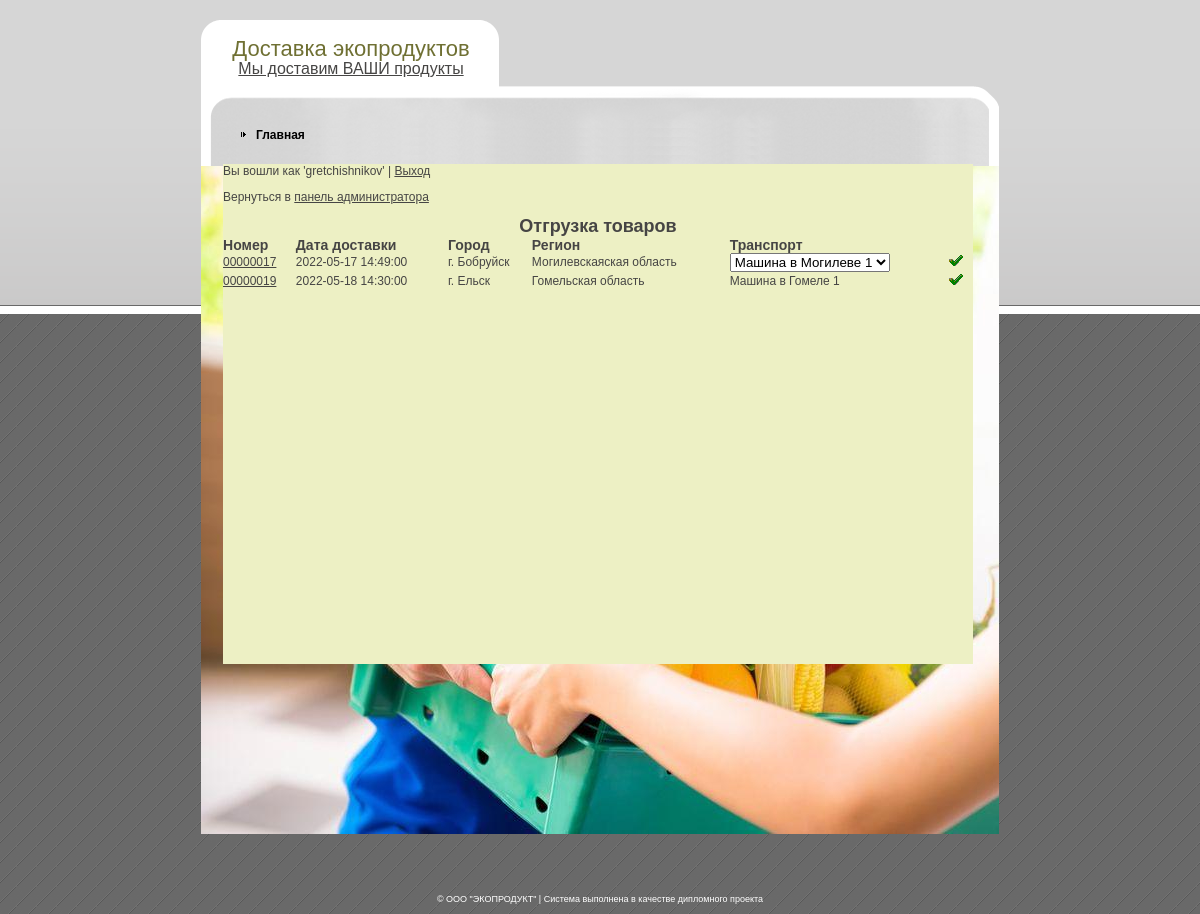
/admin_shipment.php (signed in), run on the app's committed database.
### tables this page shows
CREATE TABLE IF NOT EXISTS `orders` (
  `id` int(11) NOT NULL AUTO_INCREMENT,
  `number` varchar(8) NOT NULL,
  `id_customer` int(11) NOT NULL,
  `id_address` int(11) NOT NULL,
  `id_status` int(11) NOT NULL,
  `delivery_date` datetime NOT NULL,
  `creation_date` datetime NOT NULL,
  PRIMARY KEY (`id`),
  KEY `id_customer` (`id_customer`),
  KEY `id_address` (`id_address`),
  KEY `id_status` (`id_status`)
);

CREATE TABLE IF NOT EXISTS `points` (
  `id` int(11) NOT NULL AUTO_INCREMENT,
  `point` varchar(50) NOT NULL,
  `idregion` int(11) NOT NULL,
  `is_region_center` tinyint(1) NOT NULL,
  PRIMARY KEY (`id`),
  KEY `idregion` (`idregion`)
);

CREATE TABLE IF NOT EXISTS `region` (
  `id` int(11) NOT NULL AUTO_INCREMENT,
  `region` varchar(50) NOT NULL,
  PRIMARY KEY (`id`)
);

### lib_db.php (called while the page is built, shortened)
<?php
function dataBaseToArray($resultat)
{
    $array = array();
    while($row = mysql_fetch_assoc($resultat))
	{
        $array[] = $row;
    }
    return $array;
}
function getOrdersInProcess()
{
    $sql = "SELECT o.id as id_order, o.number, r.id as id_region, r.region, o.delivery_date, p.point, o.id_status,
                    q.id_transport, q.name
            FROM orders o
            JOIN addresses a ON a.id = o.id_address
            JOIN points p ON p.id = a.id_point
            JOIN region r ON r.id = p.idregion
            LEFT JOIN (SELECT id_order, id_transport, name
                        FROM shipment s
                        JOIN transport t ON s.id_transport = t.id) q ON q.id_order = o.id
            WHERE o.id_status IN (2, 6)";
    $resultat = mysql_query($sql) or die(mysql_error());
    return dataBaseToArray($resultat);
}
function getTransportByRegion($id_region)
{
    $sql = "SELECT id, name
            FROM transport t
            WHERE id_region = $id_region";
    $resultat = mysql_query($sql) or die(mysql_error());
    return dataBaseToArray($resultat);
}
			$error = 1;?>

### admin_shipment.php (the view, shortened to what this page needs)
<?php
require "lib_db.php";
?>
<!DOCTYPE html PUBLIC "-//W3C//DTD XHTML 1.0 Strict//EN" "http://www.w3.org/TR/xhtml1/DTD/xhtml1-strict.dtd">
<html xmlns="http://www.w3.org/1999/xhtml" xml:lang="en" lang="en">
<head>
    <link rel="stylesheet" href="style.css" type="text/css" charset="utf-8" />
</head>
<body>
<div id="outer">
    <div id="wrapper">
        <div id="body-bot">
            <div id="body-top">
                <div id="logo">
                    <h1>Доставка экопродуктов</h1>
                    <p><a href="adminform.php" target="_parent">Мы доставим ВАШИ продукты</a></p>
                </div>
                <div id="nav">
                    <ul>
                        <li><a href="index.php">Главная</a></li>
                    </ul>
                </div>
                <div id="gboxm">
                    <?php
                    $login = $_SESSION['login'];
                    $password = $_SESSION['password'];
                    if(empty($login) and empty($password))
                    {
                        echo "<h2>Ошибка!</h2>";
                        echo "<p>Необходимо пройти авторизацию | <a href='adminform.php'>Вход</a></p>";
                    }
                    else
                    {
                    echo "<p>Вы вошли как '$login' | <a href='../exit.php'>Выход</a></p>";
                    echo "<p>Вернуться в <a href='adminform.php'>панель администратора</a></p>";?>
                    <h2><center>Отгрузка товаров</center></h2>
                    <table border="0" cellpadding="0" cellspacing="0" width="100%">
                        <tr>
                            <td><h3>Номер</h3></td>
                            <td><h3>Дата доставки</h3></td>
                            <td><h3>Город</h3></td>
                            <td><h3>Регион</h3></td>
                            <td><h3>Транспорт</h3></td>
                            <td width=25></td>
                        </tr>
                        <?
                        $orders_in_process = getOrdersInProcess();
                        foreach($orders_in_process as $order)
                        {
                            $transports = getTransportByRegion($order["id_region"])
                        ?>
                            <tr>
                                <td><a href="order_details.php?id=<?=$order["id_order"]?>&status=<?=$order["id_status"]?>"><?=$order["number"]?></a></td>
                                <td><?=$order["delivery_date"]?></td>
                                <td><?=$order["point"]?></td>
                                <td><?=$order["region"]?></td>
                                <form method="post" action="set_transport.php">
                                <td>
                                    <?
                                    if ($order["id_status"] == 2)
                                    {
                                        echo "<select name='id_transport'>";
                                        foreach ($transports as $transport)
                                            echo "<option value='$transport[id]'>$transport[name]</option>";
                                        echo "</select>";
                                    }
                                    else echo $order["name"];
                                    ?>
                                </td>
                                <td><input type="image" name="submit" src="images/logos/edit.ico"></td>
                                </form>
                            </tr>
                        <?}
                        echo "</table>";
                        }?>
                </div>
            </div>
        </div>
    </div>
</div>
<div id="copyright"> &copy; ООО "ЭКОПРОДУКТ" | Система выполнена в качестве дипломного проекта</div>
</body>
</html>

### style.css (style rules this page uses)
html, body, h1, h2, h3, h4 { margin: 0; padding: 0; }
a { color: #464544; }
body { background: url(images/logos/page_bg.gif); text-align: center; font: 12px arial, sans-serif; color: #464544; padding-bottom: 10px; }
#outer { background: top left url(images/logos/page_bg_top.gif) repeat-x; padding-top: 20px; }
#wrapper { text-align: left; margin: auto; width: 798px; position: relative; background: url(images/logos/body_bg.gif) repeat-y; }
#body-bot { background: bottom left url(images/logos/body_bg_bot.jpg) no-repeat; }
#body-top { background: url(images/logos/body_bg_top.gif) no-repeat; min-height: 800px; _height: 800px; padding-bottom: 14px; }
#logo { width: 25em; text-align: center; }
#logo h1 { color: #6F7033; font: 22px "Arial narrow", arial, sans-serif; line-height: 1; padding-top: 0.8em; }
#logo p { color: #464544; font: 16px "Arial narrow", arial, sans-serif; margin: 0; }
#nav { margin-top: 50px; }
#nav li { list-style: none; float: left; background: left center url(images/logos/arr.gif) no-repeat; padding-left: 15px; padding-right: 20px; }
#nav a { color: #000; text-decoration: none; font-weight: bold; }
#gboxm { width: 750px; min-height: 500px; margin-top: 22px; margin-left: 22px; margin-bottom: 22px; background-color: #EDF0C4; }
#copyright { font-size: 9px; color: #fff; margin-top: 60px; }

### data on the page
orders: number "00000017", delivery_date "2022-05-17 14:49:00", points.point "г. Бобруйск", region.region "Могилевскаяская область"
orders: number "00000019", delivery_date "2022-05-18 14:30:00", points.point "г. Ельск", region.region "Гомельская область", name "Машина в Гомеле 1"

### other printed values
$login "gretchishnikov"
form field id_transport "Машина в Могилеве 1"
